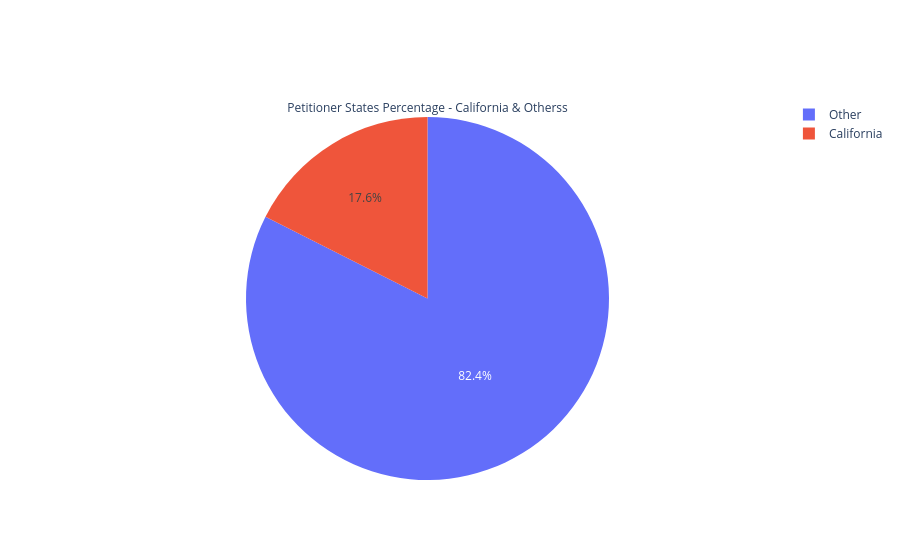

Source (notebook cell):
### Code cell
fig3 = go.Figure(
    data=[
    go.Pie(
        labels=Petitioner_State.index, 
        values=Petitioner_State.values,
        title="Petitioner States Percentage - California & Otherss"
        )])

fig3.show()

### Figure 1 — Plotly figure (JSON) as saved in the notebook; plotly's stock layout.template omitted (floating-point values rounded to 4 significant figures)
{"data": [{"labels": ["California", "Other"], "title": {"text": "Petitioner States Percentage - California & Otherss"}, "type": "pie", "values": [102300.0, 480500.0]}], "layout": {}}
